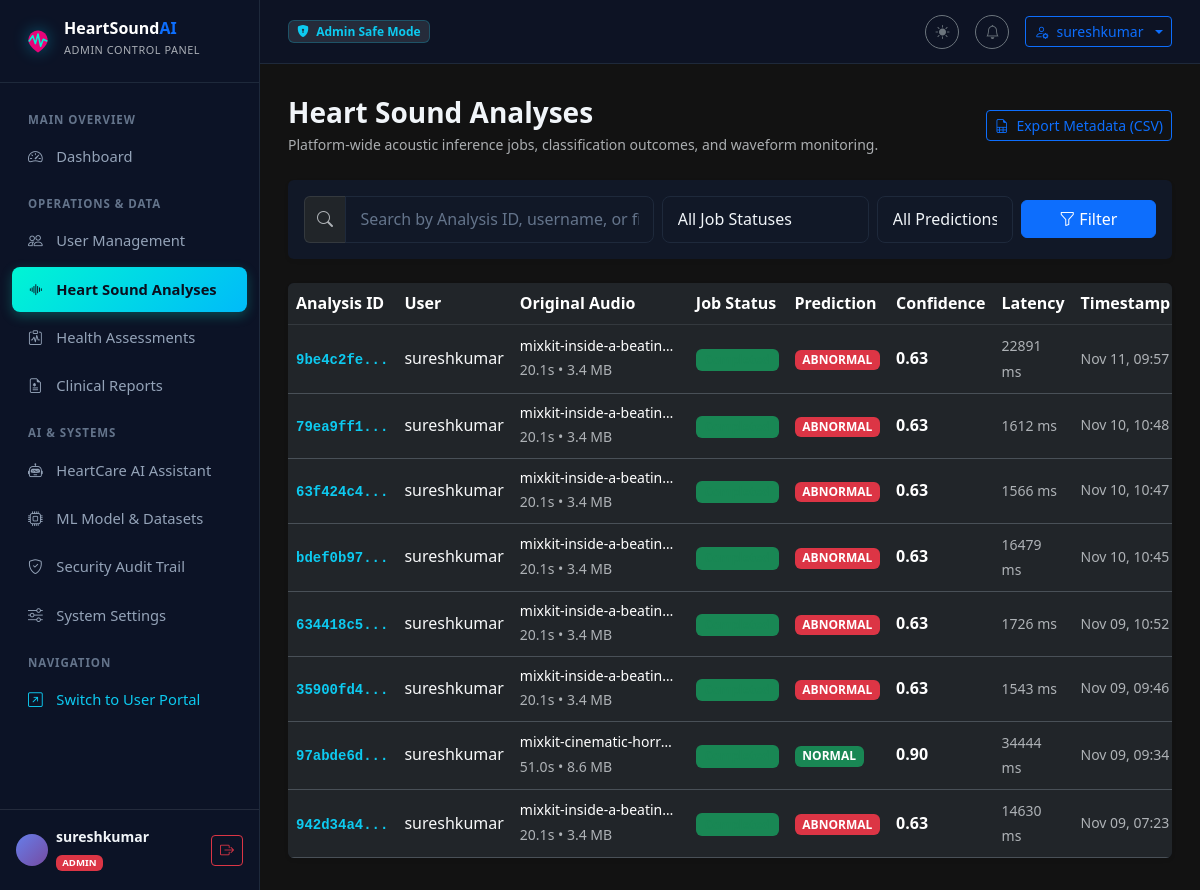
Screenshot of /admin-portal/analyses/ (signed in) with the database file from the repository.
### heart_analysis/models.py (models this page shows, shortened)
class AnalysisRecord(models.Model):
    STATUS_CHOICES = [
        ('queued', 'Queued'),
        ('processing', 'Processing'),
        ('completed', 'Completed'),
        ('failed', 'Failed'),
        ('model_unavailable', 'Model Unavailable'),
    ]
    id = models.UUIDField(primary_key=True, default=uuid.uuid4, editable=False)
    user = models.ForeignKey(User, on_delete=models.CASCADE, related_name='analyses')
    recording = models.ForeignKey(HeartSoundRecording, on_delete=models.CASCADE, related_name='analyses')
    status = models.CharField(max_length=30, choices=STATUS_CHOICES, default='queued')
    processing_duration_ms = models.IntegerField(null=True, blank=True)
    error_message = models.TextField(blank=True)
    waveform_image = models.ImageField(upload_to='analysis_plots/', null=True, blank=True)
    spectrogram_image = models.ImageField(upload_to='analysis_plots/', null=True, blank=True)
    created_at = models.DateTimeField(auto_now_add=True)
    updated_at = models.DateTimeField(auto_now=True)
    class Meta:
        ordering = ['-created_at']

class HeartSoundRecording(models.Model):
    SOURCE_CHOICES = [
        ('upload', 'File Upload'),
        ('browser', 'Browser Recording'),
    ]
    STATUS_CHOICES = [
        ('pending', 'Pending Processing'),
        ('processing', 'Processing'),
        ('ready', 'Ready'),
        ('error', 'Error'),
    ]
    id = models.UUIDField(primary_key=True, default=uuid.uuid4, editable=False)
    user = models.ForeignKey(User, on_delete=models.CASCADE, related_name='recordings')
    original_filename = models.CharField(max_length=255, blank=True)
    audio_file = models.FileField(
        upload_to=heart_sound_upload_path,
        validators=[FileExtensionValidator(allowed_extensions=['wav', 'flac', 'mp3', 'ogg', 'aiff', 'webm'])]
    )
    source = models.CharField(max_length=20, choices=SOURCE_CHOICES, default='upload')
    file_size_bytes = models.PositiveIntegerField(default=0)
    duration_seconds = models.FloatField(null=True, blank=True)
    sample_rate = models.IntegerField(null=True, blank=True)
    channels = models.IntegerField(null=True, blank=True)
    status = models.CharField(max_length=20, choices=STATUS_CHOICES, default='pending')
    processing_notes = models.TextField(blank=True)
    uploaded_at = models.DateTimeField(auto_now_add=True)
    updated_at = models.DateTimeField(auto_now=True)
    class Meta:
        ordering = ['-uploaded_at']
        indexes = [
            models.Index(fields=['user', 'uploaded_at']),
            models.Index(fields=['status']),
        ]

class PredictionResult(models.Model):
    CLASSIFICATION_CHOICES = [
        ('normal', 'Normal'),
        ('abnormal', 'Abnormal'),
        ('uncertain', 'Uncertain'),
        ('model_unavailable', 'Model Not Available'),
    ]
    analysis = models.OneToOneField(AnalysisRecord, on_delete=models.CASCADE, related_name='prediction')
    model_name = models.CharField(max_length=100, default='HeartSoundClassifier')
    model_version = models.CharField(max_length=50)
    classification = models.CharField(max_length=30, choices=CLASSIFICATION_CHOICES)
    confidence_score = models.FloatField(null=True, blank=True,
        help_text='Model probability output (0–1). Not a clinical probability.')
    raw_scores = models.JSONField(null=True, blank=True,
        help_text='Per-class probability vector from the model.')
    feature_summary = models.JSONField(null=True, blank=True,
        help_text='Summary of extracted features (for audit / reproducibility).')
    disclaimer = models.TextField(
        default=(
            'This classification is produced by a machine-learning model for '
            'research and educational screening purposes only. It is NOT a '
            'clinical diagnosis. Please consult a qualified healthcare professional.'
        )
    )
    created_at = models.DateTimeField(auto_now_add=True)
    class Meta:
        ordering = ['-created_at']

### admin_portal/views.py (the view)
# urls.py: path('analyses/', views.analysis_list_view, name='analysis_list'),
@admin_required
def analysis_list_view(request):
    qs = AnalysisRecord.objects.select_related('user', 'recording', 'prediction').order_by('-created_at')
    q = request.GET.get('q', '').strip()
    if q:
        qs = qs.filter(
            Q(id__icontains=q) |
            Q(user__username__icontains=q) |
            Q(recording__original_filename__icontains=q)
        )
    status_filter = request.GET.get('status', '').strip()
    if status_filter:
        qs = qs.filter(status=status_filter)
    class_filter = request.GET.get('classification', '').strip()
    if class_filter:
        qs = qs.filter(prediction__classification=class_filter)
    paginator = Paginator(qs, 15)
    page_obj = paginator.get_page(request.GET.get('page', 1))
    context = {
        'page_obj': page_obj,
        'search_query': q,
        'status_filter': status_filter,
        'class_filter': class_filter,
        'total_count': qs.count(),
    }
    return render(request, 'admin_portal/analyses/analysis_list.html', context)

### templates/admin_portal/analyses/analysis_list.html (shortened to what this page needs)
{% extends 'admin_portal/base_admin.html' %}
{% block content %}
<div class="d-flex flex-wrap align-items-center justify-content-between gap-3 mb-4">
  <div>
    <h3 class="fw-bold mb-1">Heart Sound Analyses</h3>
    <p class="text-muted small mb-0">Platform-wide acoustic inference jobs, classification outcomes, and waveform monitoring.</p>
  </div>
  <a href="{% url 'admin_portal:export_analyses_csv' %}" class="btn btn-sm btn-outline-primary">
    <i class="bi bi-file-earmark-spreadsheet me-1"></i> Export Metadata (CSV)
  </a>
</div>
<div class="card border-0 bg-card p-3 mb-4 shadow-sm">
  <form method="get" class="row g-2 align-items-center">
    <div class="col-md-5">
      <div class="input-group">
        <span class="input-group-text bg-dark border-secondary border-opacity-25 text-muted"><i class="bi bi-search"></i></span>
        <input type="text" name="q" class="form-control" placeholder="Search by Analysis ID, username, or filename..." value="{{ search_query }}">
      </div>
    </div>
    <div class="col-md-3">
      <select name="status" class="form-select">
        <option value="">All Job Statuses</option>
      </select>
    </div>
    <div class="col-md-2">
      <select name="classification" class="form-select">
        <option value="">All Predictions</option>
      </select>
    </div>
    <div class="col-md-2 d-flex gap-2">
      <button type="submit" class="btn btn-primary w-100"><i class="bi bi-funnel me-1"></i>Filter</button>
    </div>
  </form>
</div>
<div class="card border-0 bg-card shadow-sm overflow-hidden">
  <div class="table-responsive">
    <table class="table table-hover align-middle mb-0">
      <thead class="text-muted border-bottom border-secondary border-opacity-25">
        <tr>
          <th>Analysis ID</th>
          <th>User</th>
          <th>Original Audio</th>
          <th>Job Status</th>
          <th>Prediction</th>
          <th>Confidence</th>
          <th>Latency</th>
          <th>Timestamp</th>
        </tr>
      </thead>
      <tbody>
        {% for a in page_obj %}
        <tr>
          <td>
            <a href="{% url 'admin_portal:analysis_detail' a.id %}" class="fw-bold text-decoration-none text-info">
              <code>{{ a.id|stringformat:".8s" }}...</code>
            </a>
          </td>
          <td>
            <a href="{% url 'admin_portal:user_detail' a.user.id %}" class="text-light text-decoration-none">
              {{ a.user.username }}
            </a>
          </td>
          <td>
            <div class="small text-truncate" style="max-width: 160px;" title="{{ a.recording.original_filename }}">
              {{ a.recording.original_filename|default:"Browser Recording" }}
            </div>
            <small class="text-muted">{{ a.recording.duration_seconds|floatformat:1 }}s &bull; {{ a.recording.file_size_bytes|filesizeformat }}</small>
          </td>
          <td>
            {% if a.status == 'completed' %}
              <span class="badge bg-success bg-opacity-20 text-success border border-success border-opacity-25">Completed</span>
            {% elif a.status == 'failed' or a.status == 'model_unavailable' %}
              <span class="badge bg-danger bg-opacity-20 text-danger border border-danger border-opacity-25">Failed</span>
            {% else %}
              <span class="badge bg-warning bg-opacity-20 text-warning border border-warning border-opacity-25">{{ a.status }}</span>
            {% endif %}
          </td>
          <td>
            {% if a.prediction %}
              {% if a.prediction.classification == 'normal' %}
                <span class="badge bg-success">NORMAL</span>
              {% elif a.prediction.classification == 'abnormal' %}
                <span class="badge bg-danger">ABNORMAL</span>
              {% else %}
                <span class="badge bg-secondary">{{ a.prediction.classification|upper }}</span>
              {% endif %}
            {% else %}
              <span class="text-muted">&mdash;</span>
            {% endif %}
          </td>
          <td>
            {% if a.prediction.confidence_score %}
              <span class="fw-semibold">{{ a.prediction.confidence_score|floatformat:2 }}</span>
            {% else %}&mdash;{% endif %}
          </td>
          <td>
            {% if a.processing_duration_ms %}
              <small class="text-muted">{{ a.processing_duration_ms }} ms</small>
            {% else %}&mdash;{% endif %}
          </td>
          <td class="text-muted small">{{ a.created_at|date:"M d, H:i" }}</td>
        </tr>
        {% endfor %}
      </tbody>
    </table>
  </div>
</div>
{% endblock %}

### templates/admin_portal/base_admin.html (shortened to what this page needs)
{% load static %}
<!DOCTYPE html>
<html lang="en" data-bs-theme="dark">
<head>
  <link href="https://cdn.jsdelivr.net/npm/bootstrap@5.3.2/dist/css/bootstrap.min.css" rel="stylesheet">
  <link href="https://cdn.jsdelivr.net/npm/bootstrap-icons@1.11.3/font/bootstrap-icons.min.css" rel="stylesheet">
  <link href="{% static 'css/main.css' %}" rel="stylesheet">
</head>
<body>
<div class="admin-wrapper">
  <aside class="admin-sidebar" id="adminSidebar">
    <div class="admin-sidebar-brand">
      <div class="brand-icon">
      </div>
      <div>
        <div class="fw-bold lh-1 text-white">HeartSound<span class="text-primary">AI</span></div>
        <small class="text-muted" style="font-size: 0.68rem; letter-spacing: 0.05em;">ADMIN CONTROL PANEL</small>
      </div>
    </div>
    <nav class="admin-sidebar-nav">
      <div class="admin-nav-header">Main Overview</div>
      <a href="{% url 'admin_portal:dashboard' %}" class="admin-nav-item {% if request.resolver_match.url_name == 'dashboard' %}active{% endif %}">
        <i class="bi bi-speedometer2"></i> Dashboard
      </a>
      <div class="admin-nav-header">Operations & Data</div>
      <a href="{% url 'admin_portal:user_list' %}" class="admin-nav-item {% if 'users' in request.path %}active{% endif %}">
        <i class="bi bi-people"></i> User Management
      </a>
      <a href="{% url 'admin_portal:analysis_list' %}" class="admin-nav-item {% if 'analyses' in request.path %}active{% endif %}">
        <i class="bi bi-soundwave"></i> Heart Sound Analyses
      </a>
      <a href="{% url 'admin_portal:assessment_list' %}" class="admin-nav-item {% if 'assessments' in request.path %}active{% endif %}">
        <i class="bi bi-clipboard-pulse"></i> Health Assessments
      </a>
      <a href="{% url 'admin_portal:report_list' %}" class="admin-nav-item {% if 'reports' in request.path %}active{% endif %}">
        <i class="bi bi-file-earmark-medical"></i> Clinical Reports
      </a>
      <div class="admin-nav-header">AI & Systems</div>
      <a href="{% url 'admin_portal:chatbot_monitor' %}" class="admin-nav-item {% if 'chatbot' in request.path %}active{% endif %}">
        <i class="bi bi-robot"></i> HeartCare AI Assistant
      </a>
      <a href="{% url 'admin_portal:model_management' %}" class="admin-nav-item {% if 'models' in request.path %}active{% endif %}">
        <i class="bi bi-cpu"></i> ML Model & Datasets
      </a>
      <a href="{% url 'admin_portal:audit_log_list' %}" class="admin-nav-item {% if 'audit-logs' in request.path %}active{% endif %}">
        <i class="bi bi-shield-check"></i> Security Audit Trail
      </a>
      <a href="{% url 'admin_portal:site_settings' %}" class="admin-nav-item {% if 'settings' in request.path %}active{% endif %}">
        <i class="bi bi-sliders"></i> System Settings
      </a>
      <div class="admin-nav-header">Navigation</div>
      <a href="{% url 'dashboard:dashboard' %}" class="admin-nav-item text-info">
        <i class="bi bi-arrow-up-right-square"></i> Switch to User Portal
      </a>
    </nav>
    <div class="p-3 border-top border-secondary border-opacity-25 d-flex align-items-center justify-content-between">
      <div class="d-flex align-items-center gap-2">
        <div class="avatar-placeholder rounded-circle bg-primary text-dark fw-bold" style="width: 32px; height: 32px; display:flex; align-items:center; justify-content:center; font-size: 0.8rem;">
        </div>
        <div class="overflow-hidden">
          <div class="small fw-semibold text-truncate" style="max-width: 120px;">{{ user.username }}</div>
          <span class="badge bg-danger text-uppercase" style="font-size: 0.6rem;">Admin</span>
        </div>
      </div>
      <form method="post" action="{% url 'admin_portal:logout' %}" class="m-0">
        <button type="submit" class="btn btn-sm btn-outline-danger p-1 px-2" title="Logout">
          <i class="bi bi-box-arrow-right"></i>
        </button>
      </form>
    </div>
  </aside>
  <div class="admin-content">
    <header class="admin-topbar">
      <div class="d-flex align-items-center gap-3">
        <span class="badge bg-secondary bg-opacity-25 text-info border border-info border-opacity-25 px-2 py-1">
          <i class="bi bi-shield-lock-fill me-1"></i> Admin Safe Mode
        </span>
      </div>
      <div class="d-flex align-items-center gap-3">
        <button class="btn btn-sm btn-outline-secondary rounded-circle" id="themeToggleBtn" type="button" title="Toggle Light/Dark Theme" style="width: 34px; height: 34px; padding:0;">
          <i class="bi bi-sun-fill" id="themeIcon"></i>
        </button>
        <a href="{% url 'admin_portal:audit_log_list' %}" class="btn btn-sm btn-outline-secondary rounded-circle position-relative" title="System Audit Logs" style="width: 34px; height: 34px; padding:0; display:flex; align-items:center; justify-content:center;">
          <i class="bi bi-bell"></i>
        </a>
        <div class="dropdown">
          <button class="btn btn-sm btn-outline-primary dropdown-toggle d-flex align-items-center gap-2" type="button" data-bs-toggle="dropdown">
            <i class="bi bi-person-gear"></i>
            <span>{{ user.username }}</span>
          </button>
        </div>
      </div>
    </header>
    <main class="admin-main">
      {% block content %}{% endblock %}
    </main>
  </div>
</div>
</body>
</html>

### rows the page displays
AnalysisRecord: id "9be4c2fe", user.username "sureshkumar", recording.original_filename "mixkit-inside-a-beatin…", recording.duration_seconds "20.1", recording.file_size_bytes|filesizeformat "3.4 MB", shows "ABNORMAL", prediction.confidence_score "0.63", processing_duration_ms "22891", created_at "Nov 11, 09:57"
AnalysisRecord: id "79ea9ff1", user.username "sureshkumar", recording.original_filename "mixkit-inside-a-beatin…", recording.duration_seconds "20.1", recording.file_size_bytes|filesizeformat "3.4 MB", shows "ABNORMAL", prediction.confidence_score "0.63", processing_duration_ms "1612", created_at "Nov 10, 10:48"
AnalysisRecord: id "63f424c4", user.username "sureshkumar", recording.original_filename "mixkit-inside-a-beatin…", recording.duration_seconds "20.1", recording.file_size_bytes|filesizeformat "3.4 MB", shows "ABNORMAL", prediction.confidence_score "0.63", processing_duration_ms "1566", created_at "Nov 10, 10:47"
AnalysisRecord: id "bdef0b97", user.username "sureshkumar", recording.original_filename "mixkit-inside-a-beatin…", recording.duration_seconds "20.1", recording.file_size_bytes|filesizeformat "3.4 MB", shows "ABNORMAL", prediction.confidence_score "0.63", processing_duration_ms "16479", created_at "Nov 10, 10:45"
AnalysisRecord: id "634418c5", user.username "sureshkumar", recording.original_filename "mixkit-inside-a-beatin…", recording.duration_seconds "20.1", recording.file_size_bytes|filesizeformat "3.4 MB", shows "ABNORMAL", prediction.confidence_score "0.63", processing_duration_ms "1726", created_at "Nov 09, 10:52"
AnalysisRecord: id "35900fd4", user.username "sureshkumar", recording.original_filename "mixkit-inside-a-beatin…", recording.duration_seconds "20.1", recording.file_size_bytes|filesizeformat "3.4 MB", shows "ABNORMAL", prediction.confidence_score "0.63", processing_duration_ms "1543", created_at "Nov 09, 09:46"
AnalysisRecord: id "97abde6d", user.username "sureshkumar", recording.original_filename "mixkit-cinematic-horr…", recording.duration_seconds "51.0", recording.file_size_bytes|filesizeformat "8.6 MB", shows "NORMAL", prediction.confidence_score "0.90", processing_duration_ms "34444", created_at "Nov 09, 09:34"
AnalysisRecord: id "942d34a4", user.username "sureshkumar", recording.original_filename "mixkit-inside-a-beatin…", recording.duration_seconds "20.1", recording.file_size_bytes|filesizeformat "3.4 MB", shows "ABNORMAL", prediction.confidence_score "0.63", processing_duration_ms "14630", created_at "Nov 09, 07:23"

### other values shown
{{ user.username }} "sureshkumar"
